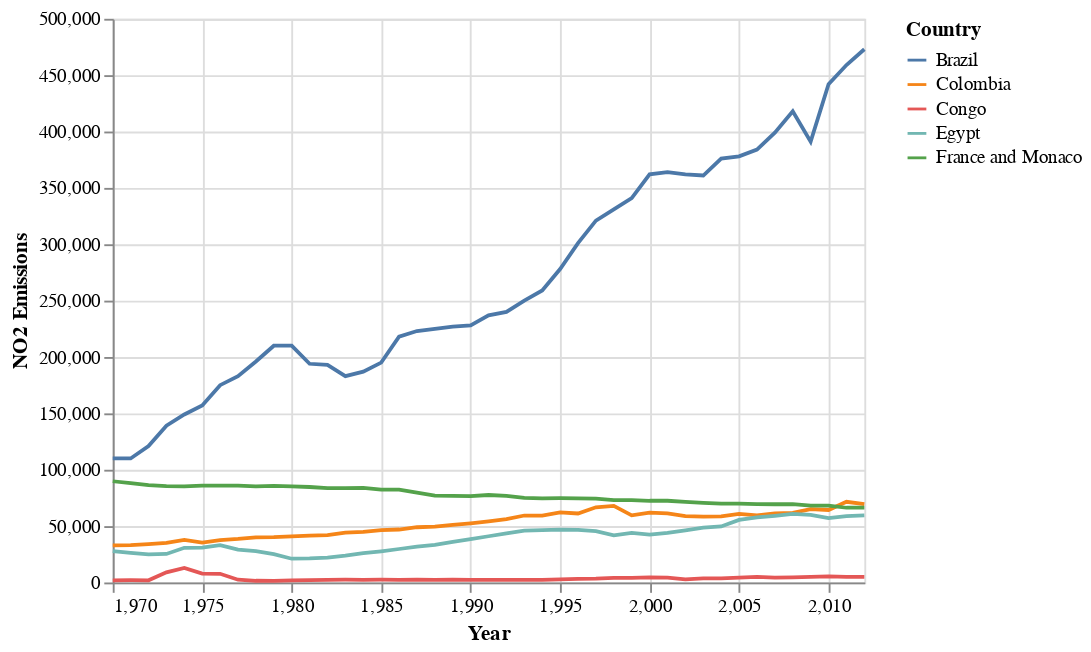

Source (notebook cell):
### Code cell
countries = df1[df1["Country"].isin(["Brazil", "Colombia", "France and Monaco", "Congo", "Egypt"])]

select = alt.selection(type = "single", on='mouseover', fields = ["Country"], bind = "legend", nearest = True)

count = alt.Chart(countries).mark_line().encode(
    alt.X("Year:Q",scale = alt.Scale(domain = (1970, 2012))),
    alt.Y("Emissions_Type_N2O:Q", title = "NO2 Emissions"),
    color=alt.condition(select, "Country:N", alt.value("lightgray"))
).add_selection(select)

count

### Figure 1 — Vega-Lite specification as saved in the notebook (floating-point values rounded to 4 significant figures; data arrays with more than 128 entries replaced by an {"elided": "..."} marker saying what was removed)
{"config": {"view": {"continuousWidth": 400, "continuousHeight": 300}}, "data": {"name": "data-a62cb793233f7b45e9137cbe0ae2ff38"}, "mark": "line", "encoding": {"color": {"condition": {"type": "nominal", "field": "Country", "selection": "selector002"}, "value": "lightgray"}, "x": {"type": "quantitative", "field": "Year", "scale": {"domain": [1970, 2012]}}, "y": {"type": "quantitative", "field": "Emissions_Type_N2O", "title": "NO2 Emissions"}}, "selection": {"selector002": {"type": "single", "on": "mouseover", "fields": ["Country"], "bind": "legend", "nearest": true}}, "$schema": "https://vega.github.io/schema/vega-lite/v4.8.1.json", "datasets": {"data-a62cb793233f7b45e9137cbe0ae2ff38": {"elided": "215 records"}}}
